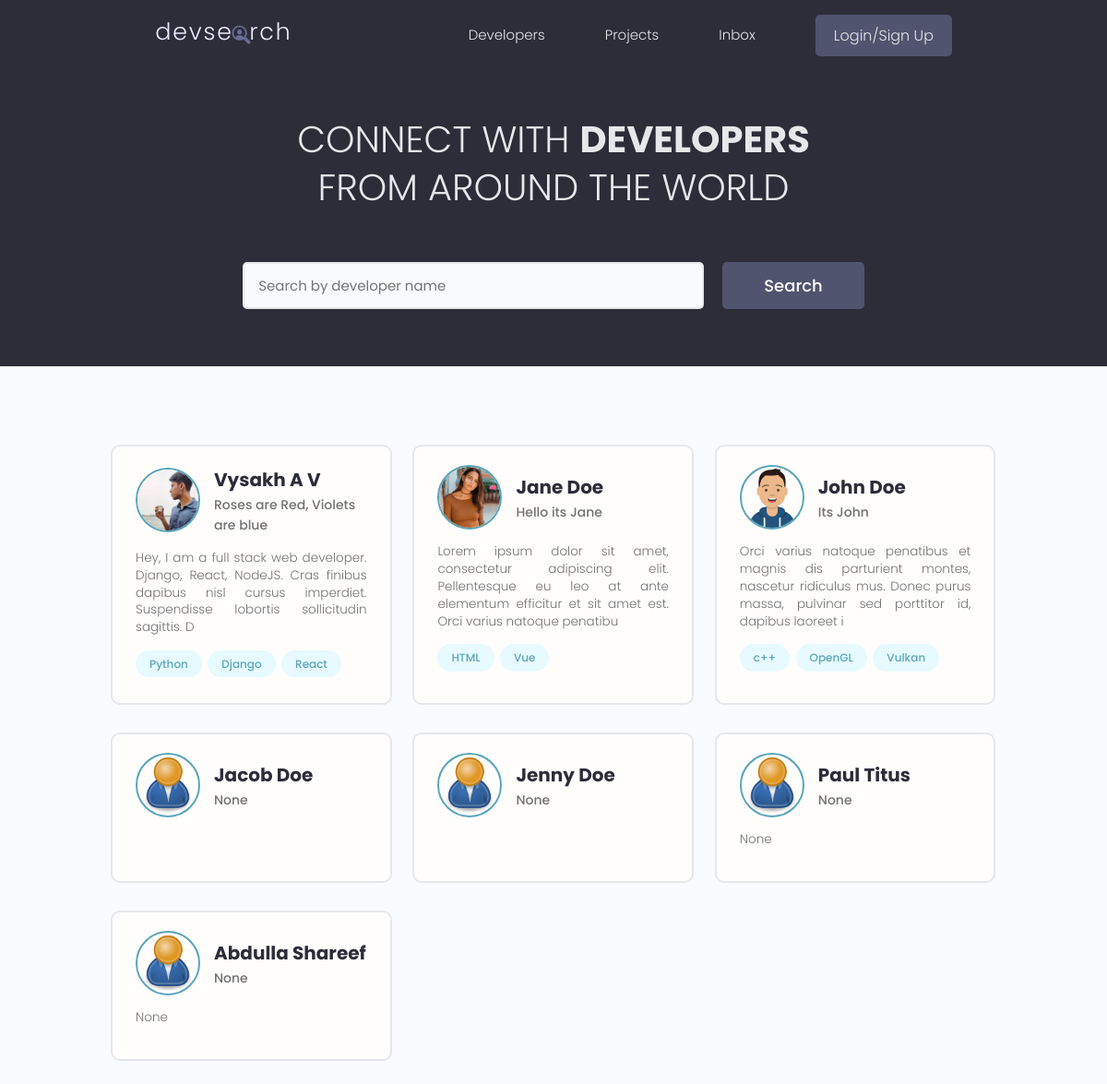
/users/, run on the app's committed database.
### users/models.py (models this page shows, shortened)
class Profile(models.Model):
    user = models.OneToOneField(User, on_delete=models.CASCADE, null=True, blank=True)
    name = models.CharField(max_length=100, blank=True, null = True)
    username = models.CharField(max_length=100, blank=True, null = True)
    location = models.CharField(max_length=100, blank=True, null = True)
    email = models.EmailField(max_length=100, blank=True, null = True)
    caption = models.CharField(max_length=200, null=True, blank=True)
    bio = models.TextField(max_length=500, null=True, blank=True)
    profile_image = models.ImageField(null=True, blank=True, upload_to='profiles/', default='profiles/user-default.png')
    social_github = models.CharField(max_length=100, blank=True, null = True)
    social_twitter = models.CharField(max_length=100, blank=True, null = True)
    created = models.DateTimeField(auto_now_add=True)

class Skill(models.Model):
    owner = models.ForeignKey(Profile, on_delete=models.CASCADE, null=True, blank=True)
    name = models.CharField(max_length=50, blank=True, null = True)
    description = models.CharField(max_length=200, blank=True, null = True)
    created = models.DateTimeField(auto_now_add=True)
    def __str__(self):
        return f"{self.name}"

### users/views.py (the view)
# urls.py: path('', views.profiles, name='profiles'),
def profiles(request):
    profiles = Profile.objects.all()
    context = {'profiles': profiles}
    return render(request, 'users/profiles.html', context)

### users/templates/users/profiles.html (shortened to what this page needs)
{% extends 'projects/base.html' %}
{% block content %}
    <main class="home">
        <section class="hero-section text-center">
        <div class="container container--narrow">
            <div class="hero-section__box">
            <h2>CONNECT WITH <span>DEVELOPERS</span></h2>
            <h2>FROM AROUND THE WORLD</h2>
            </div>
            <div class="hero-section__search">
            <form class="form" action="#" method="get">
                <div class="form__field">
                <input class="input input--text" id="formInput#search" type="text" name="text"
                    placeholder="Search by developer name" />
                </div>
                <input class="btn btn--sub btn--lg" type="submit" value="Search" />
            </form>
            </div>
        </div>
        </section>
        <section class="devlist">
        <div class="container">
            <div class="grid grid--three">
                {% for profile in profiles %}
                <div class="column card">
                    <div class="dev">
                    <a href="{% url 'user-profile' profile.id %}" class="card__body">
                        <div class="dev__profile">
                        <img class="avatar avatar--md" src="{{profile.profile_image.url}}" alt="image" />
                        <div class="dev__meta">
                            <h3>{{profile.name}}</h3>
                            <h5>{{profile.caption}}</h5>
                        </div>
                        </div>
                        <p class="dev__info">
                        {{profile.bio|slice:150}}
                        </p>
                        <div class="dev__skills">
                        {% for skill in profile.skill_set.all %}
                        <span class="tag tag--pill tag--main">
                            <small>{{skill}}</small>
                        </span>
                        {% endfor %}
                        </div>
                    </a>
                    </div>
                </div>
                {% endfor %}
            </div>
        </div>
        </section>
    </main>
{% endblock %}

### static/styles/app.css (style rules this page uses)
:root { --color-sub: #2d2d39; }
.btn--sub { background-color: var(--color-sub-light); }
.card { border: 2px solid var(--color-light); }
img { width: 100%; }
.hero-section { height: 40vh; display: flex; align-items: center; background-color: var(--color-sub); }
.hero-section__box { margin-bottom: 4rem; }
.hero-section__box > h2, .hero-section__box > h2 > span { font-size: 4rem; color: var(--color-light); line-height: 1.3; text-transform: uppercase; }
.hero-section__box > h2 { font-weight: 300; }
.hero-section__box > h2 > span { font-weight: 700; }
.hero-section__search > .form { display: flex; align-items: center; justify-content: center; gap: 2rem; }
.hero-section__search > .form input.input--text { width: 50rem; }
.devlist { margin-top: 8rem; }
.devlist .grid { align-items: stretch; }
.devlist .dev .dev__profile { display: flex; align-items: center; gap: 1.5rem; }
.devlist .dev .dev__meta h3 { color: var(--color-sub); font-size: 2rem; font-weight: 700; }
.devlist .dev .dev__meta h5 { color: var(--color-text); font-size: 1.4rem; font-weight: 500; }
.devlist .dev .dev__info { margin: 1.5rem 0; font-size: 1.35rem; line-height: 1.4; text-align: justify; }

### static/uikit/styles/modules/_variables.css (style rules this page uses)
:root { --color-main: #5aa5b9; --color-main-light: #e6faff; --color-sub: #3f4156; --color-sub-light: #51546e; --color-sub-lighter: #ededfd; --color-text: #737373; --color-gray: #8b8b8b; --color-light: #e5e7eb; --color-light-gray: #767676; --color-bg: #f8fafd; --color-white: #fffefd; --color-white-light: #f3f3f3; --color-success: #359e64; --color-success-bg: #def8e8; --color-error: #fc4b0b; --color-error-bg: #fff2ee; --font-base: 'Poppins', arial, helvetica, 'Segoe UI', roboto, ubuntu, sans-serif; --font-monospace: 'Fira Code', 'Courier New', courier, monospace; --font-regular: 300; --font-medium: 500; --font-bold: 700; --generic-shadow: 1px 1px 5px #00000010; --generic-transition: all 0.3s ease-in-out; }

### static/uikit/styles/modules/_base.css (style rules this page uses)
* { margin: 0; padding: 0; box-sizing: border-box; text-rendering: optimizeLegibility; color: inherit; font-size: inherit; }
html { font-size: 50%; }
@media only screen and (min-width: 480px) { html { font-size: 56.25%; } }
@media only screen and (min-width: 1200px) { html { font-size: 62.5%; } }
body { line-height: 1.6; font-weight: 400; font-size: 1.5rem; color: var(--color-text); background-color: var(--color-bg); min-height: 100vh; }

### static/uikit/styles/modules/_typography.css (style rules this page uses)
* { font-family: var(--font-base); }
h2 { font-size: 3.6rem; font-weight: var(--font-bold); }
h3 { font-size: 3.2rem; font-weight: var(--font-medium); }
h5 { font-size: 2.4rem; font-weight: var(--font-medium); }
h5, h6 { font-weight: var(--font-regular); }
p, span, strong { font-size: 1.6rem; color: var(--color-text); font-weight: var(--font-regular); }
a { padding-bottom: 2px; text-decoration: none; display: inline-block; color: var(--color-main); font-weight: var(--font-medium); }

### static/uikit/styles/modules/_utilities.css (style rules this page uses)
.container { width: 92%; max-width: 165rem; margin: 0 auto; box-sizing: border-box; }
.container--narrow { width: 92%; max-width: 120rem; }
@media screen and (min-width: 1000px) { .container { width: 90%; } }
@media screen and (min-width: 1000px) { .container--narrow { width: 85%; } }
@media screen and (min-width: 1200px) { .container { width: 80%; } }
@media screen and (min-width: 1200px) { .container--narrow { width: 72%; } }
.text-center { text-align: center; }

### static/uikit/styles/modules/_avatar.css (style rules this page uses)
.avatar { border-radius: 50%; border: 2px solid var(--color-main); object-fit: cover; }
.avatar--md { height: 7rem; width: 7rem; }

### static/uikit/styles/modules/_button.css (style rules this page uses)
.btn { display: inline-block; position: relative; cursor: pointer; background-color: var(--color-light); font-weight: var(--font-medium); color: var(--color-sub); text-decoration: none; padding: 1rem 2rem; border-radius: 0.5rem; border: none; width: -webkit-fit-content; width: -moz-fit-content; width: fit-content; height: -webkit-fit-content; height: -moz-fit-content; height: fit-content; font-size: 1.6rem; outline-width: 0; outline-color: transparent; -webkit-backface-visibility: hidden; backface-visibility: hidden; transition: all 0.3s ease-in-out; }
.btn--sub { background-color: var(--color-sub); color: var(--color-white); }
.btn--lg { font-size: 1.8rem; padding: 1.2rem 4.5rem; }

### static/uikit/styles/modules/_card.css (style rules this page uses)
.card { border-radius: 1rem; background-color: var(--color-white); border: 1.5px solid var(--color-light); width: auto; height: auto; margin-top: 0.5rem; margin-bottom: 0.5rem; overflow: hidden; }
.card__body, .card__header { padding: 2rem 2.5rem; }

### data on the page
Profile: profile_image (picture), name "Vysakh A V", caption "Roses are Red, Violets are blue", bio "Hey, I am a full stack web developer. Django, React, NodeJS. Cras finibus dapibus nisl cursus imperdiet. Suspendisse lobortis sollicitudin sagittis. D"
Skill: name "Python"
Skill: name "Django"
Skill: name "React"
Profile: profile_image (picture), name "Jane Doe", caption "Hello its Jane", bio "Lorem ipsum dolor sit amet, consectetur adipiscing elit. Pellentesque eu leo at ante elementum efficitur et sit amet est. Orci varius natoque penatibu"
Skill: name "HTML"
Skill: name "Vue"
Profile: profile_image (picture), name "John Doe", caption "Its John", bio "Orci varius natoque penatibus et magnis dis parturient montes, nascetur ridiculus mus. Donec purus massa, pulvinar sed porttitor id, dapibus laoreet i"
Skill: name "c++"
Skill: name "OpenGL"
Skill: name "Vulkan"
Profile: profile_image (placeholder picture), name "Jacob Doe", caption "None"
Profile: profile_image (placeholder picture), name "Jenny Doe", caption "None"
Profile: profile_image (placeholder picture), name "Paul Titus", caption "None", bio "None"
Profile: profile_image (placeholder picture), name "Abdulla Shareef", caption "None", bio "None"
